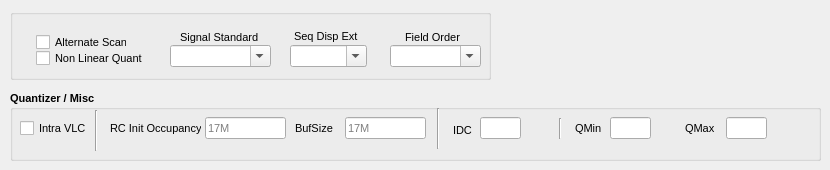
        <widget class="QWidget" name="tabStandardsFields">
         <attribute name="title">
          <string>Standards / Field Order</string>
         </attribute>
         <widget class="QGroupBox" name="groupQuantizer_Misc">
          <property name="enabled">
           <bool>true</bool>
          </property>
          <property name="geometry">
           <rect>
            <x>10</x>
            <y>90</y>
            <width>811</width>
            <height>71</height>
           </rect>
          </property>
          <property name="font">
           <font>
            <pointsize>8</pointsize>
            <italic>false</italic>
            <bold>true</bold>
           </font>
          </property>
          <property name="toolTip">
           <string>Adjust quantizer ranges and miscellaneous encoding settings.</string>
          </property>
          <property name="title">
           <string>Quantizer / Misc</string>
          </property>
          <property name="alignment">
           <set>Qt::AlignmentFlag::AlignLeading|Qt::AlignmentFlag::AlignLeft|Qt::AlignmentFlag::AlignVCenter</set>
          </property>
          <widget class="QCheckBox" name="checkIntraVLC">
           <property name="enabled">
            <bool>true</bool>
           </property>
           <property name="geometry">
            <rect>
             <x>10</x>
             <y>28</y>
             <width>71</width>
             <height>20</height>
            </rect>
           </property>
           <property name="font">
            <font>
             <pointsize>8</pointsize>
             <italic>false</italic>
             <bold>false</bold>
            </font>
           </property>
           <property name="toolTip">
            <string>Use MPEG-2 intra VLC table. (default false)
</string>
           </property>
           <property name="text">
            <string>Intra VLC</string>
           </property>
          </widget>
          <widget class="Line" name="line">
           <property name="geometry">
            <rect>
             <x>418</x>
             <y>18</y>
             <width>20</width>
             <height>41</height>
            </rect>
           </property>
           <property name="orientation">
            <enum>Qt::Orientation::Vertical</enum>
           </property>
          </widget>
          <widget class="QLineEdit" name="BufSize">
           <property name="enabled">
            <bool>true</bool>
           </property>
           <property name="geometry">
            <rect>
             <x>335</x>
             <y>27</y>
             <width>81</width>
             <height>22</height>
            </rect>
           </property>
           <property name="font">
            <font>
             <pointsize>8</pointsize>
             <italic>false</italic>
             <bold>false</bold>
            </font>
           </property>
           <property name="toolTip">
            <string>Set ratecontrol buffer size (in bits) (from INT_MIN to INT_MAX) (default 0).</string>
           </property>
           <property name="text">
            <string/>
           </property>
           <property name="placeholderText">
            <string>17M</string>
           </property>
          </widget>
          <widget class="QLabel" name="l_BufSize">
           <property name="enabled">
            <bool>true</bool>
           </property>
           <property name="geometry">
            <rect>
             <x>285</x>
             <y>30</y>
             <width>41</width>
             <height>16</height>
            </rect>
           </property>
           <property name="font">
            <font>
             <pointsize>8</pointsize>
             <italic>false</italic>
             <bold>false</bold>
            </font>
           </property>
           <property name="text">
            <string>BufSize</string>
           </property>
          </widget>
          <widget class="QLineEdit" name="RcInitOccupancy">
           <property name="enabled">
            <bool>true</bool>
           </property>
           <property name="geometry">
            <rect>
             <x>195</x>
             <y>27</y>
             <width>81</width>
             <height>22</height>
            </rect>
           </property>
           <property name="font">
            <font>
             <pointsize>8</pointsize>
             <italic>false</italic>
             <bold>false</bold>
            </font>
           </property>
           <property name="toolTip">
            <string>Number of bits which should be loaded into the rc buffer before decoding starts
(from INT_MIN to INT_MAX) (default 0).</string>
           </property>
           <property name="text">
            <string/>
           </property>
           <property name="placeholderText">
            <string>17M</string>
           </property>
          </widget>
          <widget class="QLabel" name="l_RcInitOccupancy">
           <property name="enabled">
            <bool>true</bool>
           </property>
           <property name="geometry">
            <rect>
             <x>100</x>
             <y>30</y>
             <width>91</width>
             <height>16</height>
            </rect>
           </property>
           <property name="font">
            <font>
             <pointsize>8</pointsize>
             <italic>false</italic>
             <bold>false</bold>
            </font>
           </property>
           <property name="text">
            <string>RC Init Occupancy</string>
           </property>
          </widget>
          <widget class="Line" name="line_4">
           <property name="geometry">
            <rect>
             <x>76</x>
             <y>20</y>
             <width>20</width>
             <height>41</height>
            </rect>
           </property>
           <property name="orientation">
            <enum>Qt::Orientation::Vertical</enum>
           </property>
          </widget>
          <widget class="QLabel" name="l_lineEdit_DC">
           <property name="enabled">
            <bool>true</bool>
           </property>
           <property name="geometry">
            <rect>
             <x>443</x>
             <y>30</y>
             <width>21</width>
             <height>20</height>
            </rect>
           </property>
           <property name="font">
            <font>
             <pointsize>8</pointsize>
             <italic>false</italic>
             <bold>false</bold>
            </font>
           </property>
           <property name="text">
            <string>IDC</string>
           </property>
          </widget>
          <widget class="QLabel" name="l_lineEdit_Qmax">
           <property name="enabled">
            <bool>true</bool>
           </property>
           <property name="geometry">
            <rect>
             <x>675</x>
             <y>30</y>
             <width>31</width>
             <height>16</height>
            </rect>
           </property>
           <property name="font">
            <font>
             <pointsize>8</pointsize>
             <italic>false</italic>
             <bold>false</bold>
            </font>
           </property>
           <property name="text">
            <string>QMax</string>
           </property>
          </widget>
          <widget class="QLabel" name="l_lineEdit_Qmin">
           <property name="enabled">
            <bool>true</bool>
           </property>
           <property name="geometry">
            <rect>
             <x>565</x>
             <y>30</y>
             <width>31</width>
             <height>16</height>
            </rect>
           </property>
           <property name="font">
            <font>
             <pointsize>8</pointsize>
             <italic>false</italic>
             <bold>false</bold>
            </font>
           </property>
           <property name="text">
            <string>QMin</string>
           </property>
          </widget>
          <widget class="Line" name="line_3">
           <property name="geometry">
            <rect>
             <x>540</x>
             <y>28</y>
             <width>20</width>
             <height>21</height>
            </rect>
           </property>
           <property name="orientation">
            <enum>Qt::Orientation::Vertical</enum>
           </property>
          </widget>
          <widget class="QLineEdit" name="lineEdit_DC">
           <property name="geometry">
            <rect>
             <x>470</x>
             <y>27</y>
             <width>41</width>
             <height>22</height>
            </rect>
           </property>
           <property name="font">
            <font>
             <pointsize>8</pointsize>
             <italic>false</italic>
             <bold>false</bold>
            </font>
           </property>
           <property name="toolTip">
            <string>Intra DC Precision (MPEG-2)

Controls the number of bits used for intra-frame DC coefficients.

-1 = Encoder default
 0 = 8-bit precision
 1 = 9-bit precision
 2 = 10-bit precision
 3 = 11-bit precision

Higher values may improve picture quality in smooth gradients and low-detail areas, but can reduce compatibility with some older decoders.

Recommended:
-1 = Automatic (default)
 2 = Common broadcast setting
 3 = Highest precision</string>
           </property>
          </widget>
          <widget class="QLineEdit" name="lineEdit_Qmin">
           <property name="geometry">
            <rect>
             <x>600</x>
             <y>27</y>
             <width>41</width>
             <height>22</height>
            </rect>
           </property>
           <property name="font">
            <font>
             <pointsize>8</pointsize>
             <italic>false</italic>
             <bold>false</bold>
            </font>
           </property>
           <property name="toolTip">
            <string>Minimum video quantizer scale (VBR) (from -1 to 69) (default 2)</string>
           </property>
          </widget>
          <widget class="QLineEdit" name="lineEdit_Qmax">
           <property name="geometry">
            <rect>
             <x>716</x>
             <y>27</y>
             <width>41</width>
             <height>22</height>
            </rect>
           </property>
           <property name="font">
            <font>
             <pointsize>8</pointsize>
             <italic>false</italic>
             <bold>false</bold>
            </font>
           </property>
           <property name="toolTip">
            <string>Maximum video quantizer scale (VBR) (from -1 to 1024) (default 31).</string>
           </property>
          </widget>
         </widget>
         <widget class="QGroupBox" name="groupStandards_Fields">
          <property name="enabled">
           <bool>true</bool>
          </property>
          <property name="geometry">
           <rect>
            <x>10</x>
            <y>9</y>
            <width>481</width>
            <height>71</height>
           </rect>
          </property>
          <property name="title">
           <string/>
          </property>
          <widget class="QLabel" name="l_SignalStandard">
           <property name="geometry">
            <rect>
             <x>170</x>
             <y>20</y>
             <width>81</width>
             <height>16</height>
            </rect>
           </property>
           <property name="font">
            <font>
             <pointsize>8</pointsize>
             <italic>false</italic>
             <bold>false</bold>
            </font>
           </property>
           <property name="text">
            <string>Signal Standard</string>
           </property>
          </widget>
          <widget class="QComboBox" name="SignalStandard">
           <property name="geometry">
            <rect>
             <x>160</x>
             <y>36</y>
             <width>101</width>
             <height>22</height>
            </rect>
           </property>
           <property name="font">
            <font>
             <pointsize>8</pointsize>
             <italic>false</italic>
             <bold>false</bold>
            </font>
           </property>
           <property name="toolTip">
            <string>Force/set Signal Standard (from -1 to 7) (default -1). 
For mxf.

- bt601           1  ITU-R BT.601 and BT.656, also SMPTE 125M (525 and 625 line interlaced)
- bt1358         2  ITU-R BT.1358 and ITU-R BT.799-3, also SMPTE 293M (525 and 625 line progressive
- smpte347m 3  SMPTE 347M (540 Mbps mappings)
- smpte274m 4  SMPTE 274M (1125 line)
- smpte296m 5  SMPTE 296M (750 line progressive)
- smpte349m 6  SMPTE 349M (1485 Mbps mappings)
- smpte428    7  SMPTE 428-1 DCDM

</string>
           </property>
           <property name="editable">
            <bool>true</bool>
           </property>
           <item>
            <property name="text">
             <string/>
            </property>
           </item>
           <item>
            <property name="text">
             <string>bt601</string>
            </property>
           </item>
           <item>
            <property name="text">
             <string>bt1358</string>
            </property>
           </item>
           <item>
            <property name="text">
             <string>smpte347m</string>
            </property>
           </item>
           <item>
            <property name="text">
             <string>smpte274m</string>
            </property>
           </item>
           <item>
            <property name="text">
             <string>smpte296m</string>
            </property>
           </item>
           <item>
            <property name="text">
             <string>smpte349m</string>
            </property>
           </item>
           <item>
            <property name="text">
             <string>smpte428</string>
            </property>
           </item>
          </widget>
          <widget class="QLabel" name="l_SeqDispExt">
           <property name="geometry">
            <rect>
             <x>284</x>
             <y>19</y>
             <width>71</width>
             <height>16</height>
            </rect>
           </property>
           <property name="font">
            <font>
             <pointsize>8</pointsize>
             <italic>false</italic>
             <bold>false</bold>
            </font>
           </property>
           <property name="text">
            <string>Seq Disp Ext</string>
           </property>
          </widget>
          <widget class="QLabel" name="l_FieldOrder">
           <property name="geometry">
            <rect>
             <x>395</x>
             <y>20</y>
             <width>61</width>
             <height>16</height>
            </rect>
           </property>
           <property name="font">
            <font>
             <pointsize>8</pointsize>
             <italic>false</italic>
             <bold>false</bold>
            </font>
           </property>
           <property name="text">
            <string>Field Order</string>
           </property>
          </widget>
          <widget class="QCheckBox" name="checkAlternateScan">
           <property name="geometry">
            <rect>
             <x>26</x>
             <y>23</y>
             <width>91</width>
             <height>20</height>
            </rect>
           </property>
           <property name="font">
            <font>
             <pointsize>8</pointsize>
             <italic>false</italic>
             <bold>false</bold>
            </font>
           </property>
           <property name="toolTip">
            <string>Enable alternate scantable.</string>
           </property>
           <property name="text">
            <string>Alternate Scan</string>
           </property>
          </widget>
          <widget class="QComboBox" name="FieldOrder">
           <property name="geometry">
            <rect>
             <x>380</x>
             <y>36</y>
             <width>91</width>
             <height>22</height>
            </rect>
           </property>
           <property name="font">
            <font>
             <pointsize>8</pointsize>
             <italic>false</italic>
             <bold>false</bold>
            </font>
           </property>
           <property name="toolTip">
            <string>Set field order.</string>
           </property>
           <property name="editable">
            <bool>true</bool>
           </property>
           <item>
            <property name="text">
             <string/>
            </property>
           </item>
           <item>
            <property name="text">
             <string>progressive</string>
            </property>
           </item>
           <item>
            <property name="text">
             <string>tt</string>
            </property>
           </item>
           <item>
            <property name="text">
             <string>bb</string>
            </property>
           </item>
           <item>
            <property name="text">
             <string>tb</string>
            </property>
           </item>
           <item>
            <property name="text">
             <string>bt</string>
            </property>
           </item>
          </widget>
          <widget class="QCheckBox" name="checkNonLinearQuant">
           <property name="geometry">
            <rect>
             <x>26</x>
             <y>39</y>
             <width>111</width>
             <height>20</height>
            </rect>
           </property>
           <property name="font">
            <font>
             <pointsize>8</pointsize>
             <italic>false</italic>
             <bold>false</bold>
            </font>
           </property>
           <property name="toolTip">
            <string>Use nonlinear quantizer. (default false)</string>
           </property>
           <property name="text">
            <string>Non Linear Quant</string>
           </property>
          </widget>
          <widget class="QComboBox" name="SeqDispExt">
           <property name="geometry">
            <rect>
             <x>280</x>
             <y>36</y>
             <width>77</width>
             <height>22</height>
            </rect>
           </property>
           <property name="font">
            <font>
             <pointsize>8</pointsize>
             <italic>false</italic>
             <bold>false</bold>
            </font>
           </property>
           <property name="toolTip">
            <string>Write sequence_display_extension blocks. (from -1 to 1) (default auto).
mpeg2video</string>
           </property>
           <property name="editable">
            <bool>true</bool>
           </property>
           <item>
            <property name="text">
             <string/>
            </property>
           </item>
           <item>
            <property name="text">
             <string>auto</string>
            </property>
           </item>
           <item>
            <property name="text">
             <string>never</string>
            </property>
           </item>
           <item>
            <property name="text">
             <string>always</string>
            </property>
           </item>
          </widget>
         </widget>
        </widget>
